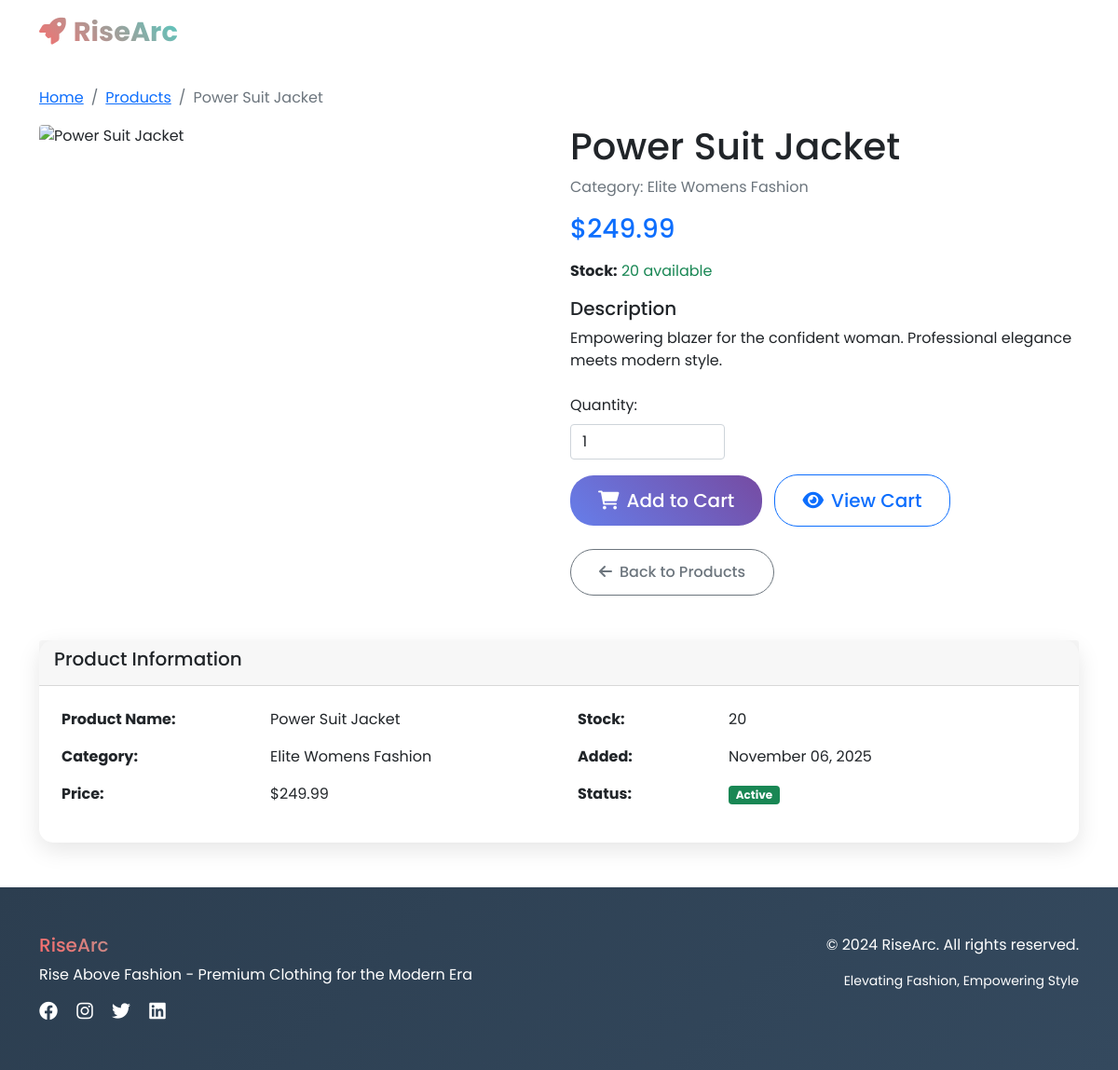
The page /product/14/ on the database its author committed.
### ecommerce_app/models.py (models this page shows, shortened)
class Product(models.Model):
    name = models.CharField(max_length=200)
    description = models.TextField()
    category = models.ForeignKey(Category, on_delete=models.CASCADE)
    price = models.DecimalField(max_digits=10, decimal_places=2)
    stock = models.IntegerField(default=0)
    image = models.ImageField(upload_to='products/', blank=True, null=True)
    is_active = models.BooleanField(default=True)
    created_at = models.DateTimeField(default=timezone.now)

class Category(models.Model):
    name = models.CharField(max_length=100)
    description = models.TextField(blank=True)
    created_at = models.DateTimeField(default=timezone.now)
    class Meta:
        verbose_name_plural = "Categories"

### ecommerce_app/views.py (the view)
# urls.py: path('product/<int:product_id>/', views.product_detail, name='product_detail'),
def product_detail(request, product_id):
    product = get_object_or_404(Product, id=product_id, is_active=True)
    return render(request, 'product_detail.html', {'product': product})

### ecommerce_app/templates/product_detail.html (shortened to what this page needs)
{% extends 'base.html' %}
{% block content %}
<div class="container mt-4">
    <nav aria-label="breadcrumb">
        <ol class="breadcrumb">
            <li class="breadcrumb-item"><a href="{% url 'home' %}">Home</a></li>
            <li class="breadcrumb-item"><a href="{% url 'products' %}">Products</a></li>
            <li class="breadcrumb-item active">{{ product.name }}</li>
        </ol>
    </nav>
    <div class="row">
        <div class="col-md-6">
            {% if product.image %}
                <img src="{{ product.image.url }}" class="img-fluid rounded" alt="{{ product.name }}">
            {% else %}
                {% if 'Polo' in product.name %}
                    <img src="https://images.unsplash.com/photo-1586790170083-2f9ceadc732d?w=600&h=700&fit=crop" class="img-fluid rounded" alt="{{ product.name }}">
                {% elif 'Blazer' in product.name %}
                    <img src="https://images.unsplash.com/photo-1507003211169-0a1dd7228f2d?w=600&h=700&fit=crop" class="img-fluid rounded" alt="{{ product.name }}">
                {% elif 'Chinos' in product.name %}
                    <img src="https://images.unsplash.com/photo-1473966968600-fa801b869a1a?w=600&h=700&fit=crop" class="img-fluid rounded" alt="{{ product.name }}">
                {% elif 'Jeans' in product.name %}
                    <img src="https://images.unsplash.com/photo-1542272604-787c3835535d?w=600&h=700&fit=crop" class="img-fluid rounded" alt="{{ product.name }}">
                {% elif 'Dress' in product.name %}
                    <img src="https://images.unsplash.com/photo-1515372039744-b8f02a3ae446?w=600&h=700&fit=crop" class="img-fluid rounded" alt="{{ product.name }}">
                {% elif 'Jacket' in product.name %}
                    <img src="https://images.unsplash.com/photo-1594633312681-425c7b97ccd1?w=600&h=700&fit=crop" class="img-fluid rounded" alt="{{ product.name }}">
                {% elif 'Scarf' in product.name %}
                    <img src="https://images.unsplash.com/photo-1601924994987-69e26d50dc26?w=600&h=700&fit=crop" class="img-fluid rounded" alt="{{ product.name }}">
                {% elif 'Blouse' in product.name %}
                    <img src="https://images.unsplash.com/photo-1551698618-1dfe5d97d256?w=600&h=700&fit=crop" class="img-fluid rounded" alt="{{ product.name }}">
                {% elif 'Watch' in product.name %}
                    <img src="https://images.unsplash.com/photo-1523275335684-37898b6baf30?w=600&h=700&fit=crop" class="img-fluid rounded" alt="{{ product.name }}">
                {% elif 'Handbag' in product.name %}
                    <img src="https://images.unsplash.com/photo-1553062407-98eeb64c6a62?w=600&h=700&fit=crop" class="img-fluid rounded" alt="{{ product.name }}">
                {% elif 'Wallet' in product.name %}
                    <img src="https://images.unsplash.com/photo-1627123424574-724758594e93?w=600&h=700&fit=crop" class="img-fluid rounded" alt="{{ product.name }}">
                {% elif 'Sunglasses' in product.name %}
                    <img src="https://images.unsplash.com/photo-1572635196237-14b3f281503f?w=600&h=700&fit=crop" class="img-fluid rounded" alt="{{ product.name }}">
                {% elif 'Sneakers' in product.name %}
                    <img src="https://images.unsplash.com/photo-1549298916-b41d501d3772?w=600&h=700&fit=crop" class="img-fluid rounded" alt="{{ product.name }}">
                {% elif 'Oxford' in product.name %}
                    <img src="https://images.unsplash.com/photo-1614252235316-8c857d38b5f4?w=600&h=700&fit=crop" class="img-fluid rounded" alt="{{ product.name }}">
                {% elif 'Loafers' in product.name %}
                    <img src="https://images.unsplash.com/photo-1582897085656-c636d006a246?w=600&h=700&fit=crop" class="img-fluid rounded" alt="{{ product.name }}">
                {% elif 'Running' in product.name %}
                    <img src="https://images.unsplash.com/photo-1542291026-7eec264c27ff?w=600&h=700&fit=crop" class="img-fluid rounded" alt="{{ product.name }}">
                {% else %}
                    <img src="https://images.unsplash.com/photo-1523381210434-271e8be1f52b?w=600&h=700&fit=crop" class="img-fluid rounded" alt="{{ product.name }}">
                {% endif %}
            {% endif %}
        </div>
        <div class="col-md-6">
            <h1>{{ product.name }}</h1>
            <p class="text-muted">Category: {{ product.category.name }}</p>
            <div class="mb-3">
                <span class="h3 text-primary">${{ product.price }}</span>
            </div>
            <div class="mb-3">
                <strong>Stock:</strong>
                {% if product.stock > 0 %}
                    <span class="text-success">{{ product.stock }} available</span>
                {% else %}
                    <span class="text-danger">Out of stock</span>
                {% endif %}
            </div>
            <div class="mb-4">
                <h5>Description</h5>
                <p>{{ product.description }}</p>
            </div>
            {% if product.stock > 0 %}
                <form method="post" action="{% url 'add_to_cart' product.id %}" class="mb-3">
                    <div class="row mb-3">
                        <div class="col-md-4">
                            <label for="quantity" class="form-label">Quantity:</label>
                            <input type="number" class="form-control" id="quantity" name="quantity" value="1" min="1" max="{{ product.stock }}">
                        </div>
                    </div>
                    <button type="submit" class="btn btn-primary btn-lg me-2">
                        <i class="fas fa-shopping-cart me-2"></i>Add to Cart
                    </button>
                    <a href="{% url 'view_cart' %}" class="btn btn-outline-primary btn-lg">
                        <i class="fas fa-eye me-2"></i>View Cart
                    </a>
                </form>
            {% else %}
                <div class="mb-3">
                    <button class="btn btn-secondary btn-lg" disabled>
                        <i class="fas fa-times me-2"></i>Out of Stock
                    </button>
                </div>
            {% endif %}
            <div class="mt-4">
                <a href="{% url 'products' %}" class="btn btn-outline-secondary">
                    <i class="fas fa-arrow-left me-2"></i>Back to Products
                </a>
            </div>
        </div>
    </div>
    <div class="row mt-5">
        <div class="col-12">
            <div class="card">
                <div class="card-header">
                    <h5>Product Information</h5>
                </div>
                <div class="card-body">
                    <div class="row">
                        <div class="col-md-6">
                            <table class="table table-borderless">
                                <tr>
                                    <th>Product Name:</th>
                                    <td>{{ product.name }}</td>
                                </tr>
                                <tr>
                                    <th>Category:</th>
                                    <td>{{ product.category.name }}</td>
                                </tr>
                                <tr>
                                    <th>Price:</th>
                                    <td>${{ product.price }}</td>
                                </tr>
                            </table>
                        </div>
                        <div class="col-md-6">
                            <table class="table table-borderless">
                                <tr>
                                    <th>Stock:</th>
                                    <td>{{ product.stock }}</td>
                                </tr>
                                <tr>
                                    <th>Added:</th>
                                    <td>{{ product.created_at|date:"F d, Y" }}</td>
                                </tr>
                                <tr>
                                    <th>Status:</th>
                                    <td>
                                        <span class="badge {% if product.is_active %}bg-success{% else %}bg-danger{% endif %}">
                                            {% if product.is_active %}Active{% else %}Inactive{% endif %}
                                        </span>
                                    </td>
                                </tr>
                            </table>
                        </div>
                    </div>
                </div>
            </div>
        </div>
    </div>
</div>
{% endblock %}

### ecommerce_app/templates/base.html (style rules this page uses)
* { font-family: 'Poppins', sans-serif; }
.btn { border-radius: 25px; padding: 12px 30px; font-weight: 500; transition: all 0.3s ease; }
.btn-primary { background: linear-gradient(45deg, #667eea, #764ba2); border: none; }
.card { border: none; border-radius: 15px; box-shadow: 0 8px 25px rgba(0,0,0,0.1); transition: all 0.3s ease; }

### rows shown on the page
Product: name "Power Suit Jacket", category.name "Elite Womens Fashion", price "249.99", stock "20", description "Empowering blazer for the confident woman. Professional elegance meets modern style.", created_at "November 06, 2025"
